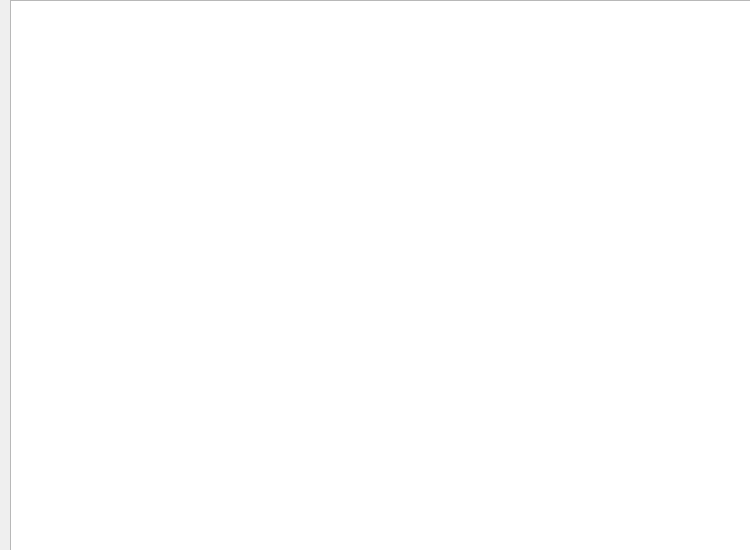
<?xml version="1.0" encoding="UTF-8"?>
<ui version="4.0">
 <class>Dialog</class>
 <widget class="QDialog" name="Dialog">
  <property name="geometry">
   <rect>
    <x>0</x>
    <y>0</y>
    <width>750</width>
    <height>550</height>
   </rect>
  </property>
  <property name="windowTitle">
   <string>Dialog</string>
  </property>
  <widget class="QGraphicsView" name="graphicsView">
   <property name="geometry">
    <rect>
     <x>10</x>
     <y>0</y>
     <width>821</width>
     <height>561</height>
    </rect>
   </property>
  </widget>
 </widget>
 <resources/>
 <connections/>
</ui>
